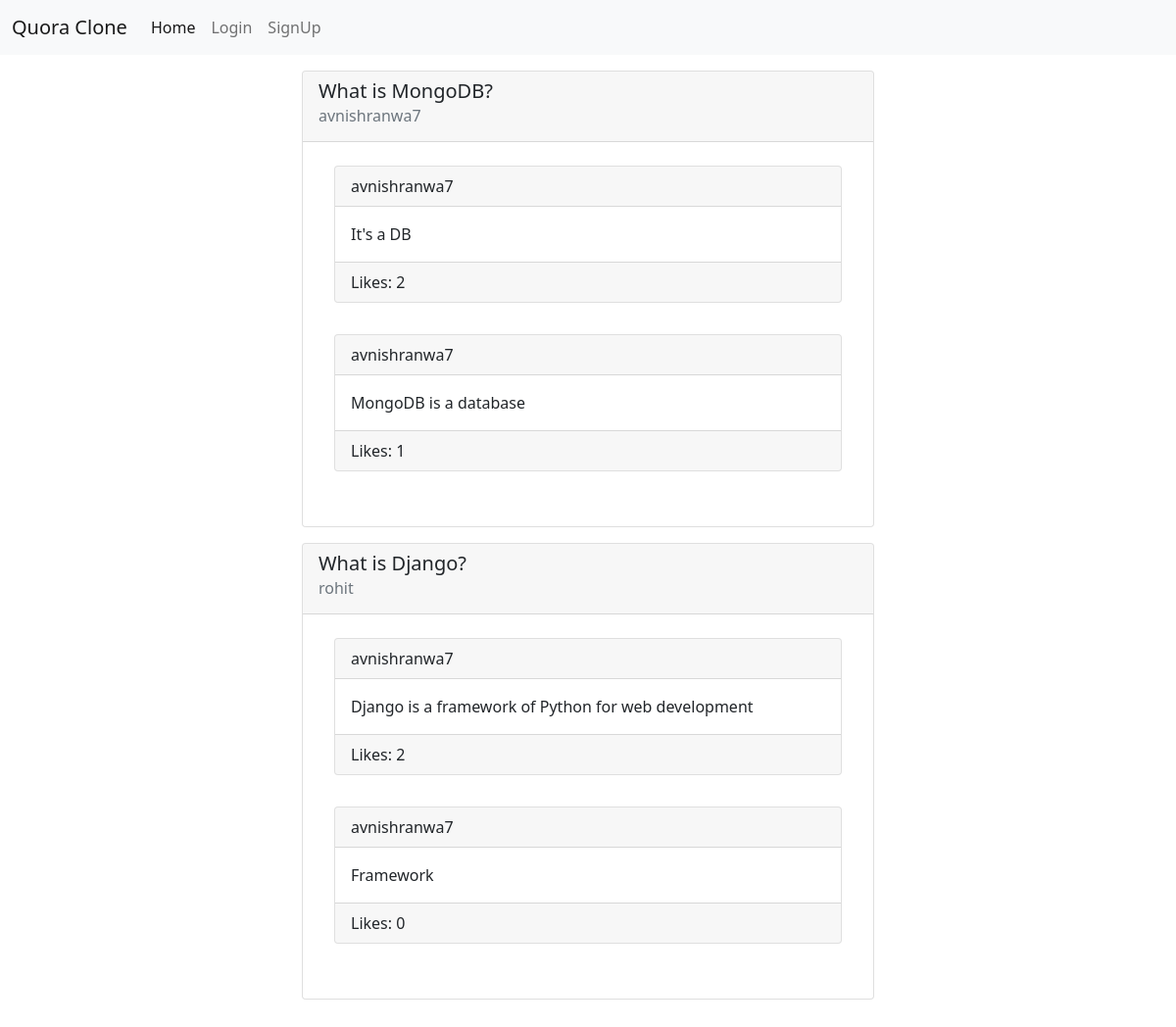
The page /quora/ on the database its author committed.
### quora/models.py (models this page shows, shortened)
class Question(models.Model):
    question_text = models.CharField(max_length=300)
    pub_date = models.DateField("date published")
    pub_by = models.ForeignKey(User, on_delete=models.CASCADE)

class Comment(models.Model):
    question = models.ForeignKey(Question, on_delete=models.CASCADE)
    comment_text = models.CharField(max_length=1000)
    likes = models.IntegerField(default=0)
    pub_by = models.ForeignKey(User, on_delete=models.CASCADE)
    pub_date = models.DateField("date published")
    def __str__(self):
        return self.comment_text

### quora/views.py (the view)
# urls.py: path("", views.index, name="index"),
def index(req):
    loggedIn = req.user.is_authenticated
    questions = Question.objects.order_by("-pub_date")
    comments = []
    for question in questions:
        questionComments = Comment.objects.filter(question_id=question.id).order_by("-pub_date").order_by("-likes")
        for comment in questionComments:
            this_comment = copy.deepcopy(comment)
            if loggedIn:
                if Like.objects.filter(comment=comment, user=req.user).__len__():
                    this_comment.liked = 1
                else:
                    this_comment.liked = 0
            comments.append(this_comment)
    user = req.user
    print(comments)
    return render(req, 'quora/index.html',
    {   "questions": questions,
        "comments": comments,
        "loggedIn": loggedIn,
        "user": user
    })

### quora/templates/quora/index.html (shortened to what this page needs)
<!DOCTYPE html>
<html lang="en">
  <head>
    <link
      href="https://cdn.jsdelivr.net/npm/bootstrap@5.0.2/dist/css/bootstrap.min.css"
      rel="stylesheet"
    />
  </head>
  <body>
    <nav class="navbar navbar-expand-lg navbar-light bg-light">
        <div class="container-fluid">
          <div class="collapse navbar-collapse" id="navbarTogglerDemo01">
            <a class="navbar-brand" href="/quora">Quora Clone</a>
            <ul class="navbar-nav me-auto mb-2 mb-lg-0">
              <li class="nav-item">
                <a class="nav-link active" aria-current="page" href="/quora">Home</a>
              </li>
              {% if not loggedIn %}
                <li class="nav-item">
                    <a class="nav-link" href="login">Login</a>
                </li>
                <li class="nav-item">
                    <a class="nav-link" href="signup">SignUp</a>
                </li>
              {% else %}
                <li class="nav-item">
                    <a class="nav-link" href="logout">Logout</a>
                </li>
              {% endif %}
            </ul>
          </div>
        </div>
      </nav>
      <main style="margin: 1rem; display: flex; flex-direction: column; align-items: center;">
        {% for question in questions %}
          <div class="card" style="width: 50%; margin-bottom: 1rem;">
              <div class="card-header">
                  <h5 class="card-title">{{ question.question_text }}</h5>
                  <h6 class="card-subtitle mb-2 text-muted">{{ question.pub_by }}</h6>
              </div>
              <div class="card-body">
                <ul class="list-group list-group-flush">
                  <li class="list-group-item">
                      {% for comment in comments %}
                        {% if comment.question_id == question.id %}
                          <div class="card" style="margin-bottom: 2rem;">
                            <div class="card-header">
                              {{ comment.pub_by }}
                            </div>
                            <div class="card-body">
                                {{ comment.comment_text }}
                            </div>
                            <div class="card-footer">
                                <form action="post-upvote/" method="POST">
                                    <span>Likes: {{ comment.likes }}
                                    </span>
                                </form>
                            </div>
                          </div>
                        {% endif %}
                      {% endfor %}
                  </li>
                </ul>
              </div>
          </div>
        {% endfor %}
    </main>
  </body>
</html>

### rows shown on the page
Question: question_text "What is MongoDB?", pub_by "avnishranwa7"
Comment: pub_by "avnishranwa7", comment_text "It's a DB", likes "2"
Comment: pub_by "avnishranwa7", comment_text "MongoDB is a database", likes "1"
Question: question_text "What is Django?", pub_by "rohit"
Comment: pub_by "avnishranwa7", comment_text "Django is a framework of Python for web development", likes "2"
Comment: pub_by "avnishranwa7", comment_text "Framework", likes "0"
